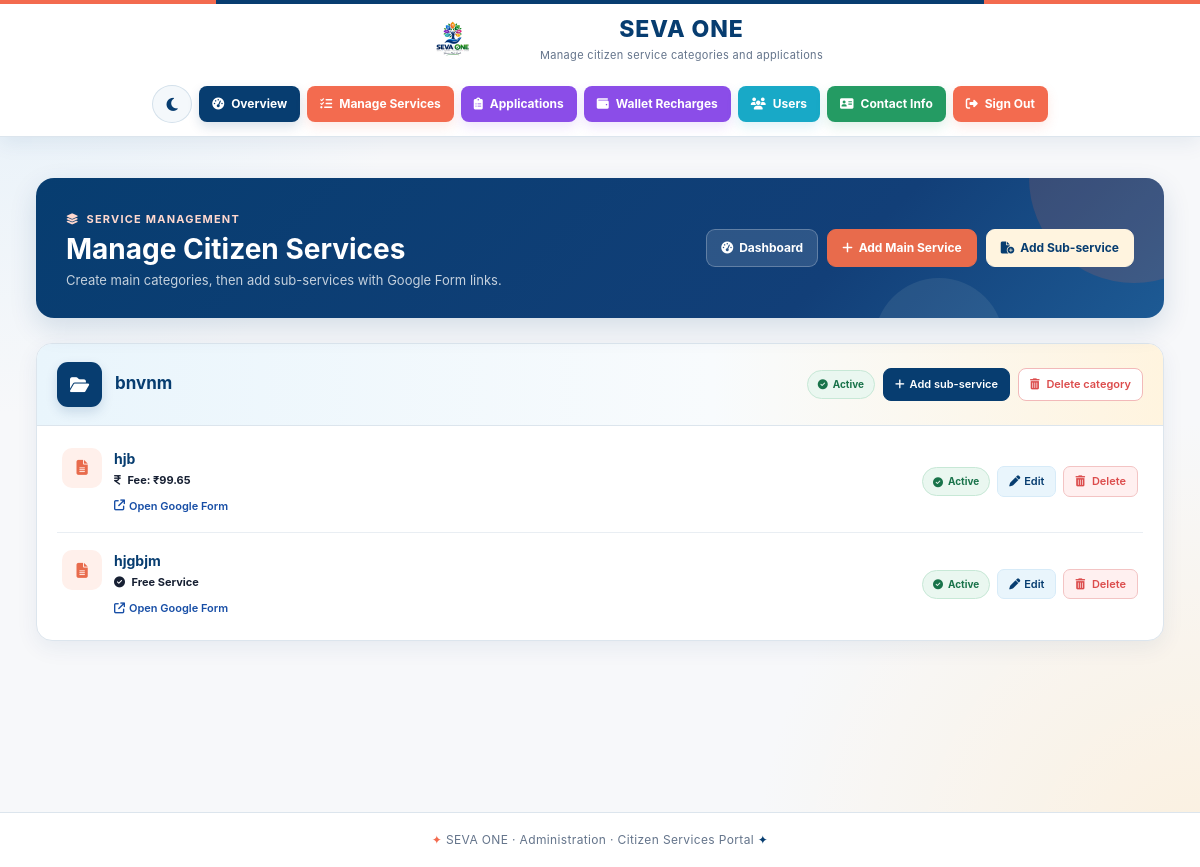
The app's page /manage-services/ (signed in) with its own data.
### med/models.py (models this page shows, shortened)
class MainService(models.Model):
    name = models.CharField(max_length=150, unique=True)
    description = models.TextField(blank=True)
    is_active = models.BooleanField(default=True)
    class Meta:
        ordering = ["name"]

class Service(models.Model):
    main_service = models.ForeignKey(
        MainService,
        on_delete=models.CASCADE,
        related_name="services",
    )
    name = models.CharField(max_length=150)
    description = models.TextField(blank=True)
    google_form_url = models.URLField("Google Form link")
    amount = models.DecimalField(
        max_digits=10,
        decimal_places=2,
        default=Decimal("0.00"),
        validators=[MinValueValidator(Decimal("0.00"))],
        help_text="Service fee in INR. Use 0 for a free service.",
    )
    is_active = models.BooleanField(default=True)
    class Meta:
        ordering = ["name"]

### med/views.py (the view)
# urls.py: path('manage-services/', views.manage_services, name='manage_services'),
@user_passes_test(lambda user: user.is_superuser, login_url="/login/")
def manage_services(request):
    main_services = MainService.objects.prefetch_related("services").all()
    return render(request, "manage_services.html", {"main_services": main_services})

### med/templates/manage_services.html (shortened to what this page needs)
{% extends 'admin_base.html' %}
{% block content %}
<div class="container-fluid px-0 services-admin-page">
    <section class="services-header">
        <div class="header-content">
            <div class="header-label">
                <i class="fa-solid fa-layer-group"></i>
                Service Management
            </div>
            <h1>
                Manage Citizen Services
            </h1>
            <p>
                Create main categories, then add sub-services
                with Google Form links.
            </p>
        </div>
        <div class="header-actions">
            <a class="header-btn dashboard-btn"
               href="{% url 'admin_dashboard' %}">
                <i class="fa-solid fa-gauge-high"></i>
                Dashboard
            </a>
            <a class="header-btn main-service-btn"
               href="{% url 'add_main_service' %}">
                <i class="fa-solid fa-plus"></i>
                Add Main Service
            </a>
            <a class="header-btn sub-service-btn"
               href="{% url 'add_service' %}">
                <i class="fa-solid fa-file-circle-plus"></i>
                Add Sub-service
            </a>
        </div>
    </section>
    {% for main in main_services %}
        <section class="category-card">
            <div class="category-header">
                <div class="category-info">
                    <div class="category-icon">
                        <i class="fa-solid fa-folder-open"></i>
                    </div>
                    <div>
                        <h2 class="category-name">
                            {{ main.name }}
                        </h2>
                    </div>
                </div>
                <div class="category-actions">
                    {% if main.is_active %}
                        <span class="status-badge status-active">
                            <i class="fa-solid fa-circle-check"></i>
                            Active
                        </span>
                    {% else %}
                        <span class="status-badge status-hidden">
                            <i class="fa-solid fa-eye-slash"></i>
                            Hidden
                        </span>
                    {% endif %}
                    <a class="btn-add-sub"
                       href="{% url 'add_service' %}?main_service={{ main.pk }}">
                        <i class="fa-solid fa-plus"></i>
                        Add sub-service
                    </a>
                    <form method="post"
                          action="{% url 'delete_main_service' main.pk %}"
                          class="m-0"
                          onsubmit="return confirm('Delete this category and all its sub-services?');">
                        <button
                            class="btn-delete-category"
                            type="submit">
                            <i class="fa-solid fa-trash-can me-1"></i>
                            Delete category
                        </button>
                    </form>
                </div>
            </div>
            <div class="services-list">
                {% for service in main.services.all %}
                    <div class="service-row">
                        <div class="service-details">
                            <div class="service-icon">
                                <i class="fa-solid fa-file-lines"></i>
                            </div>
                            <div>
                                <div class="service-name">
                                    {{ service.name }}
                                </div>
                                <div class="service-fee">
                                    {% if service.amount %}
                                        <i class="fa-solid fa-indian-rupee-sign me-1"></i>
                                        Fee:
                                        &#8377;{{ service.amount|floatformat:2 }}
                                    {% else %}
                                        <i class="fa-solid fa-circle-check me-1"></i>
                                        Free Service
                                    {% endif %}
                                </div>
                                <a class="service-link"
                                   href="{{ service.google_form_url }}"
                                   target="_blank"
                                   rel="noopener noreferrer">
                                    <i class="fa-solid fa-arrow-up-right-from-square"></i>
                                    Open Google Form
                                </a>
                            </div>
                        </div>
                        <div class="service-actions">
                            {% if service.is_active %}
                                <span class="status-badge status-active">
                                    <i class="fa-solid fa-circle-check"></i>
                                    Active
                                </span>
                            {% else %}
                                <span class="status-badge status-hidden">
                                    <i class="fa-solid fa-eye-slash"></i>
                                    Hidden
                                </span>
                            {% endif %}
                            <a class="btn-edit"
                               href="{% url 'edit_service' service.pk %}">
                                <i class="fa-solid fa-pen"></i>
                                Edit
                            </a>
                            <form method="post"
                                  action="{% url 'delete_service' service.pk %}"
                                  class="m-0"
                                  onsubmit="return confirm('Delete this sub-service?');">
                                <button
                                    class="btn-delete"
                                    type="submit">
                                    <i class="fa-solid fa-trash-can me-1"></i>
                                    Delete
                                </button>
                            </form>
                        </div>
                    </div>
                {% endfor %}
            </div>
        </section>
    {% endfor %}
</div>
{% endblock %}

### med/templates/theme_toggle.html (style rules this page uses)
:root { --navy: #073D70; --navy-dark: #123F78; --navy-light: #174EA6; --coral: #E86B4C; --coral-dark: #D95638; --coral-soft: #FFF0EB; --cream: #FFF4DF; --cream-dark: #FFE8C4; --blue-light: #E9F5FC; --blue-border: #D7EBF8; --text: #172033; --muted: #64748B; --border: #DCE5ED; --theme-bg: #F8FBFD; --theme-surface: #FFFFFF; --theme-surface-raised: #F5F9FC; --theme-ink: #172033; --theme-muted: #64748B; --theme-link: #174EA6; --theme-input: #FFFFFF; }

### med/templates/admin_base.html (style rules this page uses)
:root { --seva-navy: #073D70; --seva-navy-dark: #123F78; --seva-navy-light: #1D5A94; --seva-coral: #F36B4F; --seva-coral-dark: #E85A3F; --seva-coral-light: #FF8A70; --seva-cream: #FFF4DF; --seva-cream-dark: #FFE8C4; --seva-blue-bg: #E9F5FC; --seva-blue-soft: #DFEEF9; --seva-green: #249B63; --seva-green-light: #E9F7F1; --seva-purple: #8B4DE8; --seva-purple-light: #F1EAFE; --seva-cyan: #18A9C7; --seva-cyan-light: #E5F8FC; --seva-orange: #E89A16; --seva-orange-light: #FFF4DA; --seva-red: #DC3F3F; --seva-red-light: #FDECEC; --seva-text: #17324D; --seva-muted: #64748B; --seva-border: #DCE5ED; --seva-page: #F7F8FA; --seva-white: #FFFFFF; --seva-shadow: 0 10px 28px rgba(7,61,112,.09); }
* { box-sizing: border-box; }
html { scroll-behavior: smooth; }
body { margin: 0; padding: 0; min-height: 100vh; font-family: Inter, "Segoe UI", Arial, sans-serif; color: var(--seva-text); background: radial-gradient( circle at 0% 0%, rgba(223,238,249,.75), transparent 28% ), radial-gradient( circle at 100% 100%, rgba(255,232,196,.50), transparent 30% ), var(--seva-page); }

### records on screen
MainService: name "bnvnm", is_active True (drawn)
Service: name "hjb", amount "99.65", is_active True (drawn)
Service: name "hjgbjm", amount 0 (drawn), is_active True (drawn)
